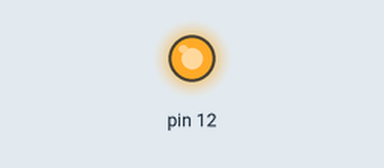
A sketch run on a simulated Arduino Uno, built with avr-gcc and run on an emulated ATmega328P. On the bench: output pins drawn as LEDs (lit = HIGH). Pins used as bus, display or sensor lines are not drawn.

Above: at 0.05 s.
Timing chart, 0 to 3.0 s (numbered marks = the images above):
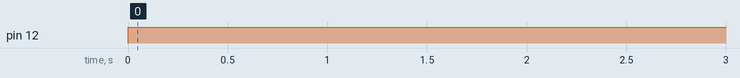

The sketch:

Dc_mtr.ino
```cpp
void setup() {
  // put your setup code here, to run once:
  pinMode(11,OUTPUT);
  pinMode(12,OUTPUT);

}

void loop() {
  // put your main code here, to run repeatedly:
  digitalWrite(12,HIGH);
  digitalWrite(11,LOW);
  delay(2000);
  digitalWrite(12,LOW);
  digitalWrite(11,HIGH);


}
```

Measured:
- by itself, pin 12: LOW → HIGH at 0.00 s
